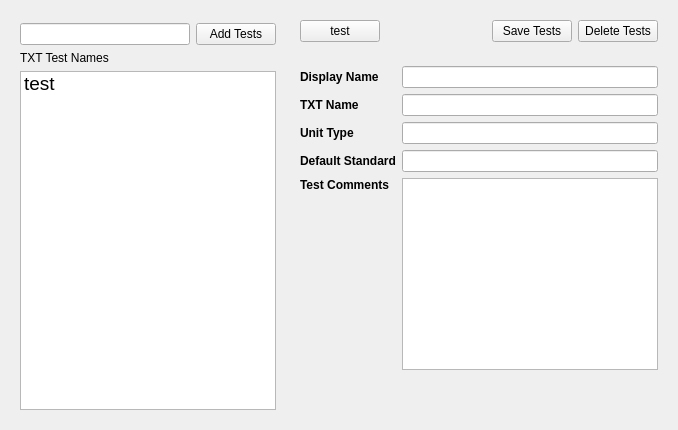
                 <widget class="QWidget" name="chmInputTab">
                  <attribute name="title">
                   <string>Input Data</string>
                  </attribute>
                  <layout class="QHBoxLayout" name="horizontalLayout_55">
                   <item>
                    <widget class="QWidget" name="chmTestsWidget_2" native="true">
                     <property name="maximumSize">
                      <size>
                       <width>350</width>
                       <height>16777215</height>
                      </size>
                     </property>
                     <property name="styleSheet">
                      <string notr="true"/>
                     </property>
                     <layout class="QGridLayout" name="gridLayout_16">
                      <property name="topMargin">
                       <number>12</number>
                      </property>
                      <property name="horizontalSpacing">
                       <number>0</number>
                      </property>
                      <item row="1" column="0">
                       <widget class="QWidget" name="widget_32" native="true">
                        <property name="minimumSize">
                         <size>
                          <width>0</width>
                          <height>0</height>
                         </size>
                        </property>
                        <layout class="QHBoxLayout" name="horizontalLayout_54">
                         <property name="leftMargin">
                          <number>0</number>
                         </property>
                         <property name="topMargin">
                          <number>0</number>
                         </property>
                         <property name="rightMargin">
                          <number>0</number>
                         </property>
                         <property name="bottomMargin">
                          <number>0</number>
                         </property>
                         <item>
                          <widget class="QLineEdit" name="testsInputLabel_2">
                           <property name="minimumSize">
                            <size>
                             <width>0</width>
                             <height>0</height>
                            </size>
                           </property>
                          </widget>
                         </item>
                         <item>
                          <widget class="QPushButton" name="gcmsAddTestsBtn_4">
                           <property name="text">
                            <string>Add Tests</string>
                           </property>
                          </widget>
                         </item>
                        </layout>
                       </widget>
                      </item>
                      <item row="3" column="0" colspan="2">
                       <widget class="QListWidget" name="gcmsDefinedtests_2">
                        <property name="font">
                         <font>
                          <pointsize>14</pointsize>
                         </font>
                        </property>
                        <item>
                         <property name="text">
                          <string>test</string>
                         </property>
                        </item>
                       </widget>
                      </item>
                      <item row="2" column="0">
                       <widget class="QLabel" name="label_84">
                        <property name="text">
                         <string>TXT Test Names</string>
                        </property>
                       </widget>
                      </item>
                     </layout>
                    </widget>
                   </item>
                   <item>
                    <widget class="QWidget" name="chmTestInfoWidget_2" native="true">
                     <property name="styleSheet">
                      <string notr="true"/>
                     </property>
                     <layout class="QVBoxLayout" name="verticalLayout_44">
                      <property name="leftMargin">
                       <number>0</number>
                      </property>
                      <property name="topMargin">
                       <number>0</number>
                      </property>
                      <property name="rightMargin">
                       <number>0</number>
                      </property>
                      <property name="bottomMargin">
                       <number>0</number>
                      </property>
                      <item>
                       <widget class="QWidget" name="chmTestsSaveWidget_2" native="true">
                        <property name="minimumSize">
                         <size>
                          <width>0</width>
                          <height>0</height>
                         </size>
                        </property>
                        <property name="maximumSize">
                         <size>
                          <width>16777215</width>
                          <height>16777215</height>
                         </size>
                        </property>
                        <property name="styleSheet">
                         <string notr="true"/>
                        </property>
                        <layout class="QGridLayout" name="gridLayout_14">
                         <item row="0" column="2">
                          <widget class="QPushButton" name="gcmsSaveTestBtn_2">
                           <property name="text">
                            <string>Save Tests</string>
                           </property>
                          </widget>
                         </item>
                         <item row="0" column="3">
                          <widget class="QPushButton" name="gcmsDeleteTestBtn_2">
                           <property name="text">
                            <string>Delete Tests</string>
                           </property>
                          </widget>
                         </item>
                         <item row="0" column="1">
                          <spacer name="horizontalSpacer_13">
                           <property name="orientation">
                            <enum>Qt::Horizontal</enum>
                           </property>
                           <property name="sizeHint" stdset="0">
                            <size>
                             <width>40</width>
                             <height>20</height>
                            </size>
                           </property>
                          </spacer>
                         </item>
                         <item row="0" column="0">
                          <widget class="QPushButton" name="testBtn_2">
                           <property name="text">
                            <string>test</string>
                           </property>
                          </widget>
                         </item>
                        </layout>
                       </widget>
                      </item>
                      <item>
                       <widget class="QWidget" name="chmTestDisplayWidget_2" native="true">
                        <property name="maximumSize">
                         <size>
                          <width>16777215</width>
                          <height>16777215</height>
                         </size>
                        </property>
                        <property name="styleSheet">
                         <string notr="true"/>
                        </property>
                        <layout class="QGridLayout" name="gridLayout_15">
                         <item row="3" column="0">
                          <widget class="QLabel" name="label_79">
                           <property name="font">
                            <font>
                             <weight>75</weight>
                             <bold>true</bold>
                            </font>
                           </property>
                           <property name="text">
                            <string>Default Standard</string>
                           </property>
                          </widget>
                         </item>
                         <item row="2" column="0">
                          <widget class="QLabel" name="label_80">
                           <property name="font">
                            <font>
                             <weight>75</weight>
                             <bold>true</bold>
                            </font>
                           </property>
                           <property name="text">
                            <string>Unit Type </string>
                           </property>
                          </widget>
                         </item>
                         <item row="2" column="1">
                          <widget class="QLineEdit" name="gcmsUnitType_2"/>
                         </item>
                         <item row="3" column="1">
                          <widget class="QLineEdit" name="gcmsRefValue_2"/>
                         </item>
                         <item row="0" column="0">
                          <widget class="QLabel" name="label_81">
                           <property name="font">
                            <font>
                             <weight>75</weight>
                             <bold>true</bold>
                            </font>
                           </property>
                           <property name="text">
                            <string>Display Name</string>
                           </property>
                          </widget>
                         </item>
                         <item row="6" column="1">
                          <spacer name="verticalSpacer_13">
                           <property name="orientation">
                            <enum>Qt::Vertical</enum>
                           </property>
                           <property name="sizeHint" stdset="0">
                            <size>
                             <width>20</width>
                             <height>40</height>
                            </size>
                           </property>
                          </spacer>
                         </item>
                         <item row="0" column="1">
                          <widget class="QLineEdit" name="gcmsDisplayName_2"/>
                         </item>
                         <item row="1" column="0">
                          <widget class="QLabel" name="label_82">
                           <property name="font">
                            <font>
                             <weight>75</weight>
                             <bold>true</bold>
                            </font>
                           </property>
                           <property name="text">
                            <string>TXT Name</string>
                           </property>
                          </widget>
                         </item>
                         <item row="1" column="1">
                          <widget class="QLineEdit" name="gcmsTxtName_2"/>
                         </item>
                         <item row="5" column="1">
                          <widget class="QTextEdit" name="gcmsComment_2"/>
                         </item>
                         <item row="5" column="0" alignment="Qt::AlignTop">
                          <widget class="QLabel" name="label_83">
                           <property name="font">
                            <font>
                             <weight>75</weight>
                             <bold>true</bold>
                            </font>
                           </property>
                           <property name="text">
                            <string>Test Comments </string>
                           </property>
                          </widget>
                         </item>
                        </layout>
                       </widget>
                      </item>
                     </layout>
                    </widget>
                   </item>
                  </layout>
                 </widget>
